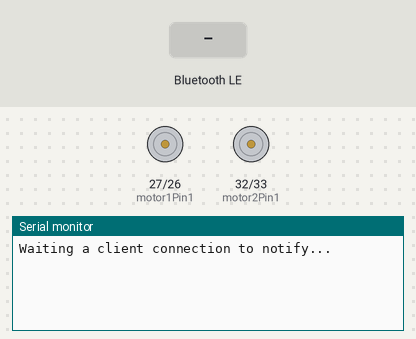
Simulated run of this sketch. Board: ESP32. Parts: motor-driver pin pairs drawn as motors (green arrow = first pin HIGH = forward, orange = second pin HIGH = backward, longer = more drive, scaled by the enable pin), the last lines printed to the serial monitor. Inputs (shaded band) come from the test bench. Nothing arrives over Bluetooth unless stated; a phone connects over Bluetooth LE 3 s after start.

Above: at 1.2 s.
1.3 s: Bluetooth LE write "F" received
At 3.4 s:
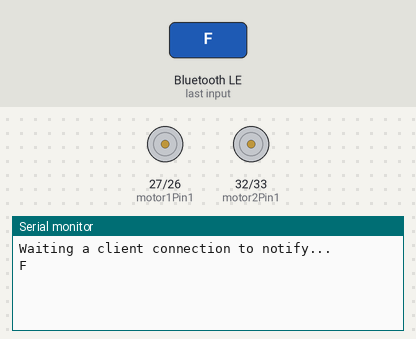
4.3 s: Bluetooth LE write "B" received
At 5.2 s:
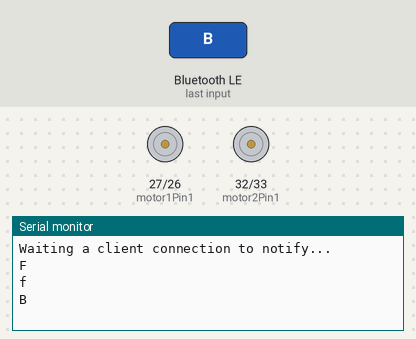
5.9 s: Bluetooth LE write "L" received
At 6.9 s:
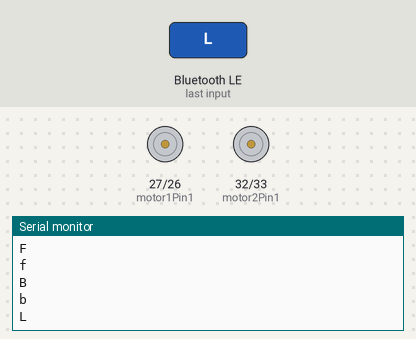
7.5 s: Bluetooth LE write "1" received
At 9.5 s:
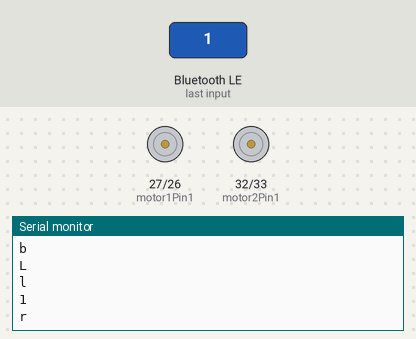

The sketch:

ESP32_BT.ino
```cpp
#include <BLEDevice.h>
#include <BLEServer.h>
#include <BLEUtils.h>
#include <BLE2902.h>
#include <String.h>

// Motor 1
int motor1Pin1 = 27;
int motor1Pin2 = 26;
int enable1Pin = 14;

// Motor 2
int motor2Pin1 = 32;
int motor2Pin2 = 33;
int enable2Pin = 25;

// Setting PWM properties
const int freq = 30000;
const int pwmChannel = 0;
const int resolution = 8;
int dutyCycle = 200;

BLECharacteristic *pCharacteristic;
bool deviceConnected = false;
uint8_t txValue = 0;
long lastMsg = 0;
String order="Test\n";

/*為BLE供應商定義指定的 UUID 編號*/
#define SERVICE_UUID           "6E400001-B5A3-F393-E0A9-E50E24DCCA9E"
#define CHARACTERISTIC_UUID_RX "6E400002-B5A3-F393-E0A9-E50E24DCCA9E"
#define CHARACTERISTIC_UUID_TX "6E400003-B5A3-F393-E0A9-E50E24DCCA9E"

/*為BLE服務器編寫一個Callback函式來管理BLE的連接。*/
class MyServerCallbacks: public BLEServerCallbacks {
    void onConnect(BLEServer* pServer) {
      deviceConnected = true;
    };
    void onDisconnect(BLEServer* pServer) {
      deviceConnected = false;
    }
};

/*具有BLE功能的Callback函式。
 *調用時，移動終端向 ESP32 發送數據時，會將其存儲到 reload 中。
 */
class MyCallbacks: public BLECharacteristicCallbacks {
    void onWrite(BLECharacteristic *pCharacteristic) {
      std::string rxValue = pCharacteristic->getValue();
      if (rxValue.length() > 0) {
        order="";
        for (int i = 0; i < rxValue.length(); i++){
          order +=(char)rxValue[i];
        }
      }
    }
};

/*創建BLE server流程：
 *1. Create a BLE Server
 *2. Create a BLE Service
 *3. Create a BLE Characteristic on the Service
 *4. Create a BLE Descriptor on the characteristic
 *5. Start the service
 *6. Start advertising
 */
void setupBLE(String BLEName){
  const char *ble_name=BLEName.c_str();
  BLEDevice::init(ble_name);
  BLEServer *pServer = BLEDevice::createServer();
  pServer->setCallbacks(new MyServerCallbacks());
  BLEService *pService = pServer->createService(SERVICE_UUID);
  pCharacteristic= pService->createCharacteristic(CHARACTERISTIC_UUID_TX,BLECharacteristic::PROPERTY_NOTIFY);
  pCharacteristic->addDescriptor(new BLE2902());
  BLECharacteristic *pCharacteristic = pService->createCharacteristic(CHARACTERISTIC_UUID_RX,BLECharacteristic::PROPERTY_WRITE);
  pCharacteristic->setCallbacks(new MyCallbacks());
  pService->start();
  pServer->getAdvertising()->start();
  Serial.println("Waiting a client connection to notify...");
}

void move_forward(){
  digitalWrite(motor1Pin1, LOW);
  digitalWrite(motor1Pin2, HIGH);
  digitalWrite(motor2Pin1, LOW);
  digitalWrite(motor2Pin2, HIGH);
  delay(1000);
}

void move_backward(){
  digitalWrite(motor1Pin1, HIGH);
  digitalWrite(motor1Pin2, LOW);
  digitalWrite(motor2Pin1, HIGH);
  digitalWrite(motor2Pin2, LOW);
  delay(1000);
}

void move_left(){
  digitalWrite(motor1Pin1, HIGH);
  digitalWrite(motor1Pin2, LOW);
  digitalWrite(motor2Pin1, LOW);
  digitalWrite(motor2Pin2, HIGH);
  delay(1000);
}
void move_right(){
  digitalWrite(motor1Pin1, LOW);
  digitalWrite(motor1Pin2, HIGH);
  digitalWrite(motor2Pin1, HIGH);
  digitalWrite(motor2Pin2, LOW);
  delay(1000);
}

void no_move(){
  digitalWrite(motor1Pin1, LOW);
  digitalWrite(motor1Pin2, LOW);
  digitalWrite(motor2Pin1, LOW);
  digitalWrite(motor2Pin2, LOW);
  delay(10);
}

void setup() {
  Serial.begin(115200);
  setupBLE("Yahee"); //初始化BLE並為其命名，藍牙顯示名稱可自行更改

  // sets the pins as outputs:
  pinMode(motor1Pin1, OUTPUT);
  pinMode(motor1Pin2, OUTPUT);
  pinMode(enable1Pin, OUTPUT);

  pinMode(motor2Pin1, OUTPUT);
  pinMode(motor2Pin2, OUTPUT);
  pinMode(enable2Pin, OUTPUT);
  // configure LED PWM functionalitites
  ledcSetup(pwmChannel, freq, resolution);

  // attach the channel to the GPIO to be controlled
  ledcAttachPin(enable1Pin, pwmChannel);
  ledcAttachPin(enable2Pin, pwmChannel);

}


/*當手機通過BLE藍牙向ESP32發送訊息時，會通過ESP32的序列視窗顯示出來；
 *經由ESP32的序列視窗發送訊息後，會通過BLE藍牙發送到手機。
 */
void loop() {
  long now = millis();
  if (now - lastMsg > 100) {
    if (deviceConnected&&order.length()>0) {
        Serial.println(order);

        if (order == "F"){
          move_forward();
          Serial.println("f");
         }

        else if (order == "B"){
           move_backward();
           Serial.println("b");
         }

        else if (order == "L"){
          move_left();
          Serial.println("l");
         }

        else if (order = "R"){
          move_right();
           Serial.println("r");
        }

        else{
          no_move();
         }

        order="";
    }

    lastMsg = now;
  }
}
```

Measured:
- after the input at 1.3 s, the serial monitor: prints a new line after 1.7 s (image 1)
- after the input at 4.3 s, the serial monitor: prints a new line after 0.14 s (image 2)
- after the input at 5.9 s, the serial monitor: prints a new line after 0.14 s (image 3)
- after the input at 7.5 s, the serial monitor: prints a new line after 0.15 s (image 4)
